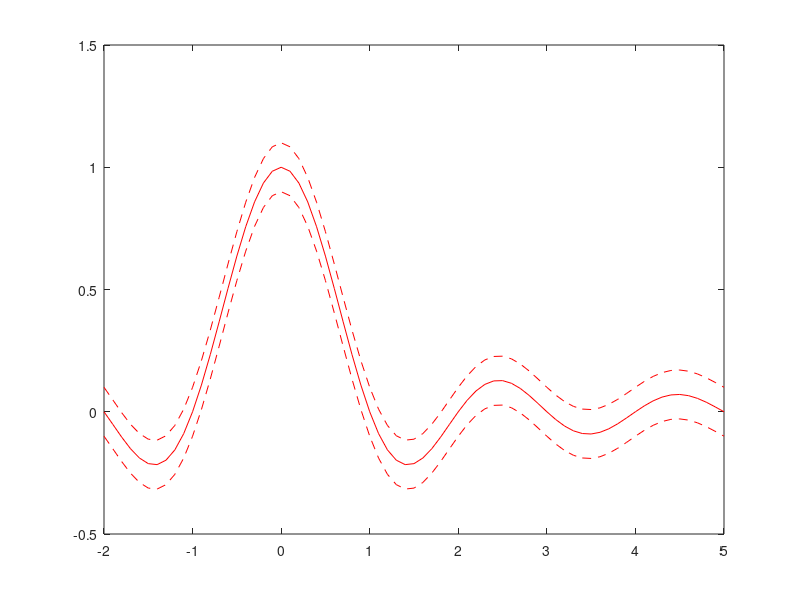

This chart was generated by the following MATLAB code: (Note: this script raises an error after producing the figure.)
function testsvr
%TESTSVR Summary of this function goes here
%   Detailed explanation goes here

x = -2:.1:5;
fx = sinc(x);

figure(1);
eps = .1;
plot(x,fx,'r',x,[fx-eps; fx+eps],'r--');

kernel = get_rbf_kernelfun(2);

[ai,b,svidx] = scalar_svr(fx,kernel(x,x),eps,100000);
sv = x(svidx);
svfun = @(x)ai'*kernel(sv,x) + b;

fsvr = svfun(x);

hold on;

% Plot approximated function
plot(x,fsvr,'b',x,[fsvr-eps; fsvr+eps],'b--');
skipped = setdiff(1:length(x),svidx);
plot(sv,fx(svidx),'.r',x(skipped),fx(skipped),'xr');

hold off;

end

